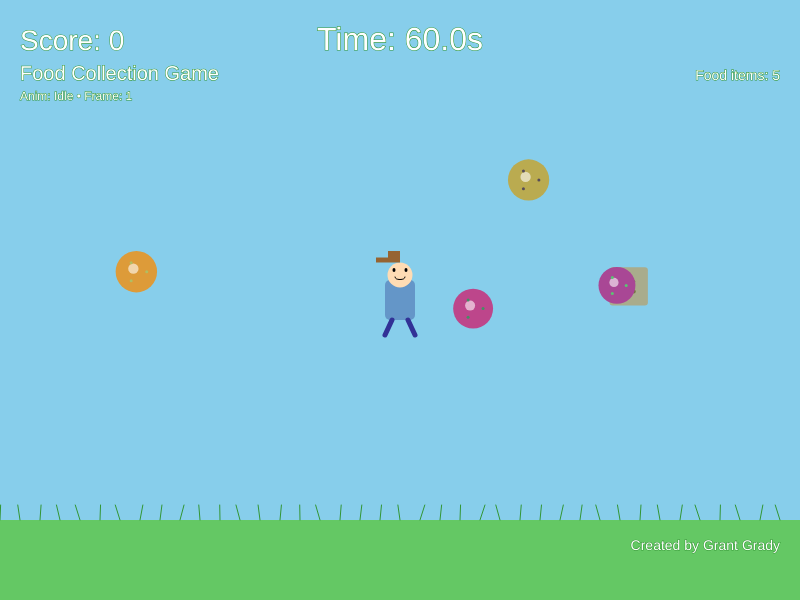
Frame 1 (no input)
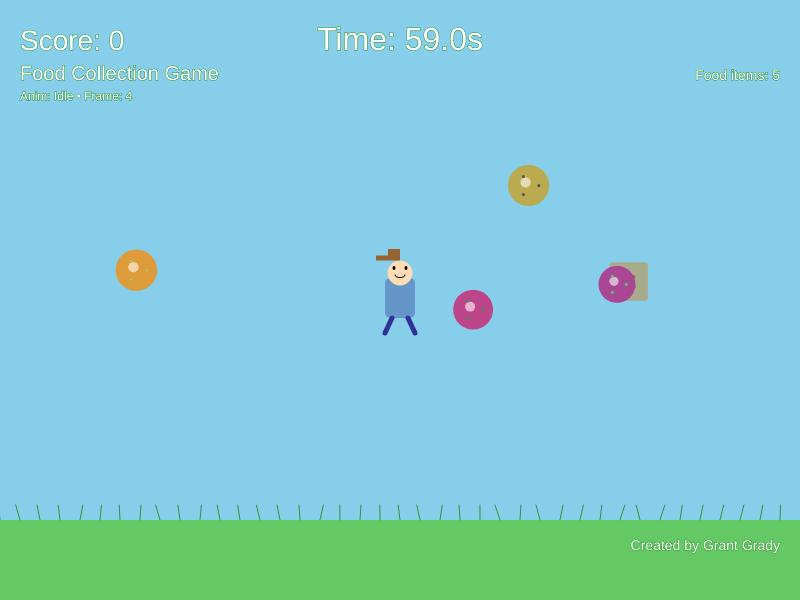
Frame 60 (no input)
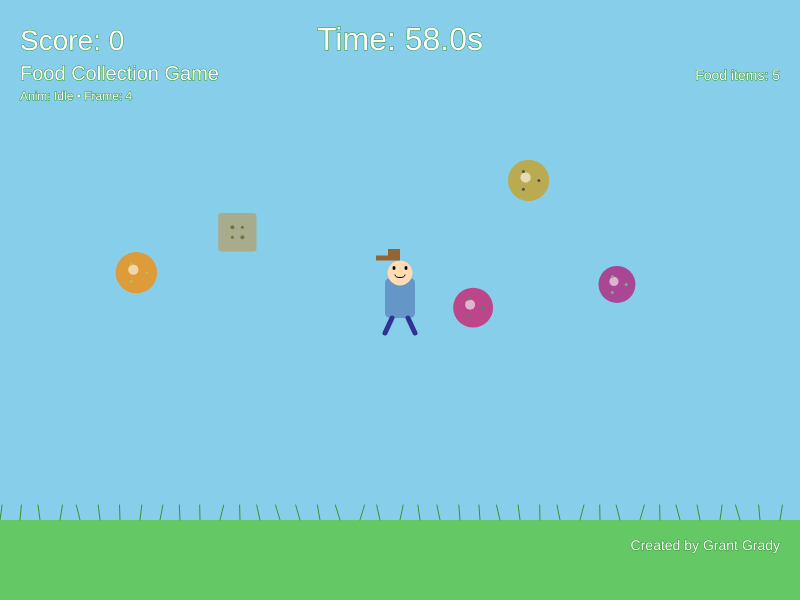
Frame 120 (the mouse pressed at the canvas centre since frame 60)

The p5.js sketch that drew these frames (run headless with seeded random() and noise() and a simulated clock; from frame 60 on, the mouse is pressed at the canvas centre):

// p5.js sketch
// ── sketch.js
/*
 * Homework 7: Interaction, Scoring, and Timers
 * Student Name: Grant Grady
 * 
 * Features:
 * - Character with idle and walk animations (shapes)
 * - Food class for food objects
 * - Keyboard movement (WASD)
 * - Score tracking
 * - 60-second countdown timer
 * - Game over state
 * - Food moves at random intervals
 */

// Game state
let gameState = "playing"; // "playing" or "gameover"
let score = 0;
let startTime;
let timeLeft = 60; // 60 seconds

// Character position
let characterX = 400;
let characterY = 300;
let characterSpeed = 4;

// Movement flags
let movingUp = false;
let movingDown = false;
let movingLeft = false;
let movingRight = false;
let isMoving = false;

// Animation variables
let idleFrames = [];
let walkFrames = [];
let currentAnimation = [];
let currentFrame = 0;
let frameCounter = 0;
const ANIMATION_SPEED = 8;

// Food objects array - Using the previously created food class
let foods = [];
const NUM_FOODS = 5;

function setup() {
    createCanvas(800, 600);
    
    setupAnimationFrames();
    
    initializeFood();
    
    startTime = millis();
    
    textSize(16);
    textAlign(CENTER);
}

function setupAnimationFrames() {
    idleFrames = [
        { offset: 0 },
        { offset: 2 },
        { offset: 0 },
        { offset: -2 }
    ];
    
    walkFrames = [
        { offset: 0, legOffset: 3 },
        { offset: 2, legOffset: 0 },
        { offset: 0, legOffset: -3 },
        { offset: -2, legOffset: 0 }
    ];
    
    currentAnimation = idleFrames;
}

function initializeFood() {
    for (let i = 0; i < NUM_FOODS; i++) {
        let x = random(100, 700);
        let y = random(100, 500);
        let size = random(30, 45);
        
        let r1 = random(150, 255);
        let g1 = random(50, 200);
        let b1 = random(50, 150);
        let color1 = color(r1, g1, b1);
        
        let r2 = random(50, 200);
        let g2 = random(50, 200);
        let b2 = random(50, 200);
        let color2 = color(r2, g2, b2);
        
        let shape = floor(random(2));
        
        let food = new Food(x, y, size, color1, color2, shape);
        foods.push(food);
    }
}

function draw() {
    updateTimer();
    
    drawBackground();
    
    if (gameState === "playing") {
        handleMovement();
        
        updateAnimation();
        
        updateFoodPositions();
        
        checkFoodCollection();
    }
    
    drawCharacter();
    
    // Draw all food objects
    for (let i = 0; i < foods.length; i++) {
        foods[i].display();
    }
    
    drawUI();
    
    drawTextElements();
}

function drawBackground() {
    // Sky
    background(135, 206, 235);
    
    // Ground
    fill(100, 200, 100);
    noStroke();
    rect(0, height - 80, width, 80);
    
    // Simple grass details
    stroke(50, 150, 50);
    strokeWeight(1);
    for (let x = 0; x < width; x += 20) {
        line(x, height - 80, x + random(-5, 5), height - 95);
    }
    
    // Game over overlay
    if (gameState === "gameover") {
        fill(0, 0, 0, 200);
        rect(0, 0, width, height);
    }
}

function updateTimer() {
    if (gameState !== "playing") return;
    
    let elapsed = (millis() - startTime) / 1000; // Convert to seconds
    timeLeft = max(0, 60 - elapsed);
    
    if (timeLeft <= 0) {
        gameState = "gameover";
        timeLeft = 0;
    }
}

function handleMovement() {
    isMoving = movingUp || movingDown || movingLeft || movingRight;
    
    currentAnimation = isMoving ? walkFrames : idleFrames;
    
    if (movingUp) characterY -= characterSpeed;
    if (movingDown) characterY += characterSpeed;
    if (movingLeft) characterX -= characterSpeed;
    if (movingRight) characterX += characterSpeed;
    
    characterX = constrain(characterX, 40, width - 40);
    characterY = constrain(characterY, 40, height - 100);
}

function updateAnimation() {
    frameCounter++;
    
    if (frameCounter >= ANIMATION_SPEED) {
        frameCounter = 0;
        currentFrame++;
        
        if (currentFrame >= currentAnimation.length) {
            currentFrame = 0;
        }
    }
}

function updateFoodPositions() {
    for (let i = 0; i < foods.length; i++) {
        if (foods[i].collected) continue;
        
        foods[i].update();
    }
}

function checkFoodCollection() {
    for (let i = 0; i < foods.length; i++) {
        if (foods[i].collected) continue;
        
        if (foods[i].checkCollection(characterX, characterY, 50)) {
            foods[i].collect();
            
            score++;
            
            setTimeout((food) => {
                food.respawn();
            }, 500, foods[i]);
        }
    }
}

function drawCharacter() {
    push();
    translate(characterX, characterY);
    
    let frame = currentAnimation[currentFrame];
    let yOffset = frame.offset || 0;
    
    // Body
    fill(100, 150, 200); // Blue shirt
    noStroke();
    rectMode(CENTER);
    rect(0, 0 + yOffset, 30, 40, 5);
    
    // Head
    fill(255, 220, 180);
    ellipse(0, -25 + yOffset, 25, 25);
    
    // Hat
    fill(150, 100, 50);
    rect(-12, -40 + yOffset, 24, 5);
    rect(-6, -45 + yOffset, 12, 8);
    
    // Eyes
    fill(0);
    ellipse(-6, -30 + yOffset, 3, 4);
    ellipse(6, -30 + yOffset, 3, 4);
    
    // Smile
    stroke(0);
    strokeWeight(1);
    noFill();
    arc(0, -23 + yOffset, 10, 5, 0, PI);
    
    // Legs with walk animation
    stroke(50, 50, 150); // Dark blue
    strokeWeight(5);
    
    let legOffset = frame.legOffset || 0;
    
    // Left leg
    line(-8, 20 + yOffset, -15, 35 + yOffset + legOffset);
    
    // Right leg
    line(8, 20 + yOffset, 15, 35 + yOffset - legOffset);
    
    pop();
}

function drawUI() {
    // Score display
    fill(255);
    textSize(28);
    textAlign(LEFT);
    text("Score: " + score, 20, 50);
    
    // Timer display
    textAlign(CENTER);
    let timerColor = timeLeft < 10 ? color(255, 0, 0) : color(255);
    fill(timerColor);
    textSize(32);
    text("Time: " + timeLeft.toFixed(1) + "s", width/2, 50);
    
    // Game over message
    if (gameState === "gameover") {
        fill(255, 0, 0);
        textSize(48);
        textAlign(CENTER);
        text("GAME OVER", width/2, height/2);
        
        fill(255);
        textSize(24);
        text("Final Score: " + score, width/2, height/2 + 50);
        text("Press SPACE to restart", width/2, height/2 + 100);
    }
    
    // Food count
    fill(255);
    textSize(14);
    textAlign(RIGHT);
    text("Food items: " + foods.length, width - 20, 80);
}

function drawTextElements() {
    // Title in upper-left
    fill(255);
    textSize(20);
    textAlign(LEFT);
    text("Food Collection Game", 20, 80);
    
    // Animation indicator
    textSize(12);
    text("Anim: " + (isMoving ? "Walk" : "Idle") + 
         " • Frame: " + (currentFrame + 1), 20, 100);
    
    // Name in lower-right
    textSize(14);
    textAlign(RIGHT);
    fill(255);
    text("Created by Grant Grady", width - 20, height - 50);
}

function keyPressed() {
    if (gameState !== "playing") {
        if (key === ' ') {
            restartGame();
        }
        return false;
    }
    
    if (key === 'w' || key === 'W') movingUp = true;
    if (key === 's' || key === 'S') movingDown = true;
    if (key === 'a' || key === 'A') movingLeft = true;
    if (key === 'd' || key === 'D') movingRight = true;
    
    return false;
}

function keyReleased() {
    if (key === 'w' || key === 'W') movingUp = false;
    if (key === 's' || key === 'S') movingDown = false;
    if (key === 'a' || key === 'A') movingLeft = false;
    if (key === 'd' || key === 'D') movingRight = false;
    
    return false;
}

function restartGame() {
    gameState = "playing";
    score = 0;
    startTime = millis();
    timeLeft = 60;
    characterX = 400;
    characterY = 300;
    
    for (let i = 0; i < foods.length; i++) {
        foods[i].respawn();
    }
}

// ── food.js
class Food {
    constructor(x, y, size, color1, color2, shape) {
        this.x = x;
        this.y = y;
        this.size = size;
        this.mainColor = color1;
        this.accentColor = color2;
        this.shape = shape; // 0 = circle, 1 = square
        this.collected = false;
        this.floatOffset = random(TWO_PI);
        this.moveTimer = floor(random(60, 180));
    }
    
    display() {
        if (this.collected) return;
        
        push();
        translate(this.x, this.y);
        
        let floatY = sin(frameCount * 0.05 + this.floatOffset) * 3;
        translate(0, floatY);
        
        if (this.shape === 0) {
            // Circle food (berry)
            fill(this.mainColor);
            noStroke();
            ellipse(0, 0, this.size, this.size);
            
            // Highlight
            fill(255, 255, 255, 150);
            ellipse(-3, -3, this.size/4, this.size/4);
            
            // Seeds
            fill(this.accentColor);
            for (let i = 0; i < 3; i++) {
                let angle = (TWO_PI / 3) * i;
                let x = cos(angle) * this.size/4;
                let y = sin(angle) * this.size/4;
                ellipse(x, y, 3, 3);
            }
        } else {
            // Square food (cracker)
            fill(this.mainColor);
            noStroke();
            rectMode(CENTER);
            rect(0, 0, this.size, this.size, 3);
            
            // Holes
            fill(this.accentColor);
            ellipse(-5, -5, 4, 4);
            ellipse(5, 5, 4, 4);
            ellipse(5, -5, 3, 3);
            ellipse(-5, 5, 3, 3);
        }
        
        pop();
    }
    
    // Update timer and move if needed
    update() {
        if (this.collected) return;
        
        this.moveTimer--;
        if (this.moveTimer <= 0) {
            this.x = random(100, 700);
            this.y = random(100, 500);
            
            if (random(1) < 0.3) {
                this.shape = floor(random(2));
            }
            
            this.moveTimer = floor(random(60, 180));
        }
    }
    
    // Check if character collected this food
    checkCollection(cx, cy, radius) {
        if (this.collected) return false;
        let d = dist(cx, cy, this.x, this.y);
        return d < radius;
    }
    
    // Collect the food
    collect() {
        this.collected = true;
    }
    
    // Respawn food after collection
    respawn() {
        this.collected = false;
        this.x = random(100, 700);
        this.y = random(100, 500);
        this.shape = floor(random(2));
        this.moveTimer = floor(random(60, 180));
    }
}
